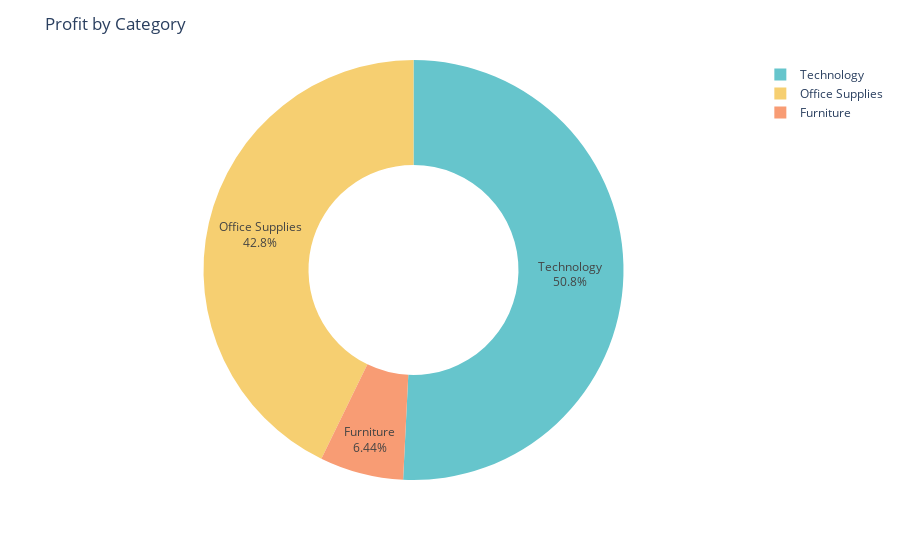

The notebook cell saved with this chart:
### Markdown cell above
![green-divider](https://user-images.githubusercontent.com/7065401/52071924-c003ad80-2562-11e9-8297-1c6595f8a7ff.png)
## Let's take a look at the profit by category

### Code cell
profit_by_category = df.groupby('Category')['Profit'].sum().reset_index()
fig = px.pie(profit_by_category, 
            values='Profit',
            names='Category', 
            hole=0.5, 
            color_discrete_sequence=px.colors.qualitative.Pastel)

fig.update_traces(textposition='inside',textinfo='percent+label')
fig.update_layout(title_text='Profit by Category', title_font=dict(size=17))

fig.show()

### Figure 1 — Plotly figure (JSON) as saved in the notebook; plotly's stock layout.template omitted (floating-point values rounded to 4 significant figures)
{"data": [{"domain": {"x": [0, 1], "y": [0, 1]}, "hole": 0.5, "hovertemplate": "Category=%{label}<br>Profit=%{value}<extra></extra>", "labels": ["Furniture", "Office Supplies", "Technology"], "legendgroup": "", "name": "", "showlegend": true, "textinfo": "percent+label", "textposition": "inside", "type": "pie", "values": [18450.0, 122500.0, 145500.0]}], "layout": {"autosize": true, "legend": {"tracegroupgap": 0}, "margin": {"t": 60}, "piecolorway": ["rgb(102, 197, 204)", "rgb(246, 207, 113)", "rgb(248, 156, 116)", "rgb(220, 176, 242)", "rgb(135, 197, 95)", "rgb(158, 185, 243)", "rgb(254, 136, 177)", "rgb(201, 219, 116)", "rgb(139, 224, 164)", "rgb(180, 151, 231)", "rgb(179, 179, 179)"], "title": {"font": {"size": 17}, "text": "Profit by Category"}}}
